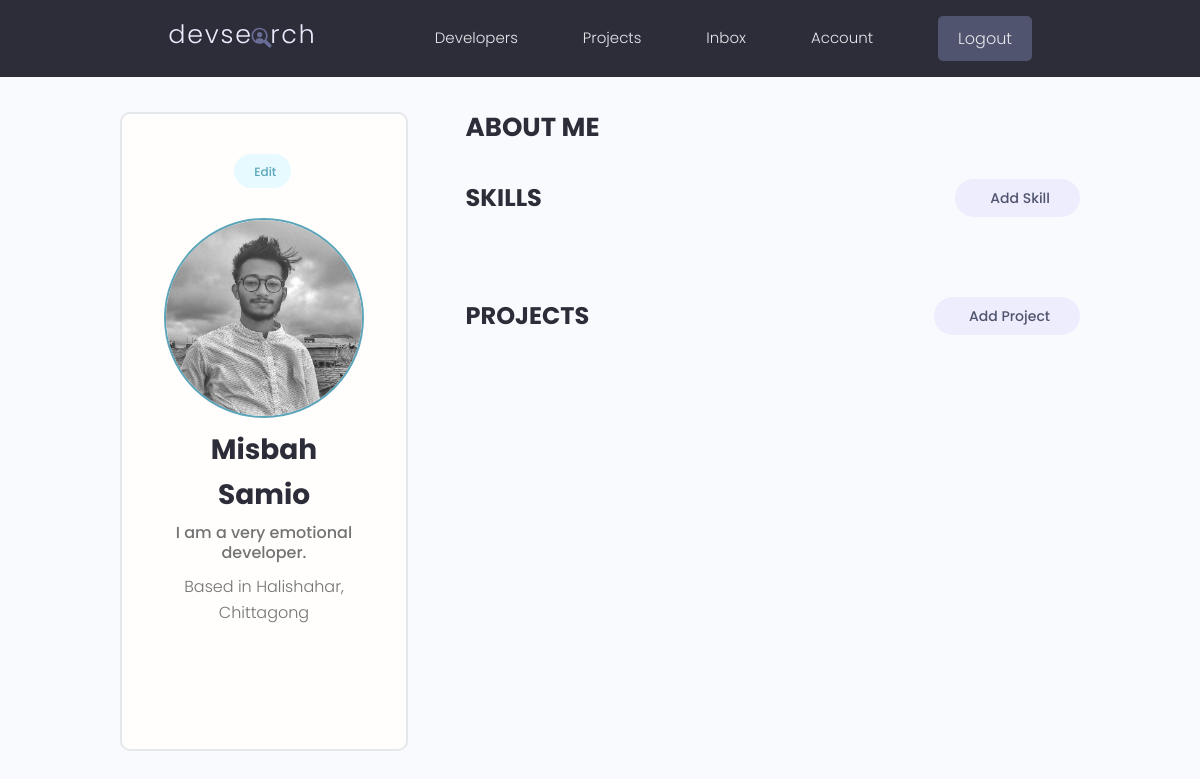
The app's page /account/ (signed in), older data.
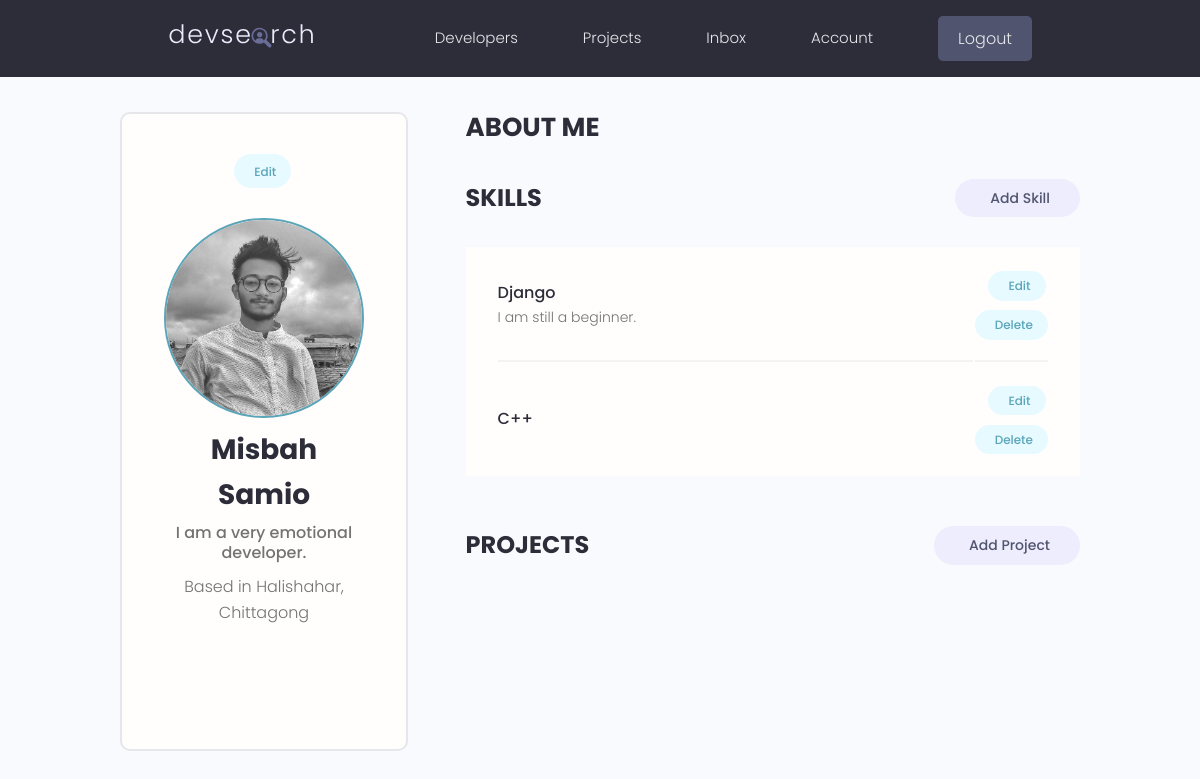
The same page, newer data.
### users/models.py (models this page shows, shortened)
class Skill(models.Model):
    owner = models.ForeignKey(Profile, on_delete=models.CASCADE, null=True, blank=True)
    name = models.CharField(max_length=200, blank=True, null=True)
    description = models.TextField(null=True, blank=True)
    created = models.DateTimeField(auto_now_add=True)
    id = models.UUIDField(default=uuid.uuid4, unique=True, primary_key=True, editable=False)

### users/views.py (the view)
# urls.py: path('account/', views.userAccount, name="account"),
@login_required(login_url='login')
def userAccount(request):
    profile = request.user.profile
    skills = profile.skill_set.all()
    projects = profile.project_set.all()
    context = {'profile' : profile, 'skills' : skills, 'projects' : projects}
    return render(request, 'users/account.html', context)

### users/templates/users/account.html (shortened to what this page needs)
{% extends 'main.html' %}
{% block content%}
<main class="settingsPage profile my-md">
  <div class="container">
    <div class="layout">
      <div class="column column--1of3">
        <div class="card text-center">
          <div class="card__body dev">
            <a class="tag tag--pill tag--main settings__btn" href="{% url 'edit-account' %}"> Edit</a>
            <img class="avatar avatar--xl dev__avatar" src="{{ profile.profile_image.url }}" />
            <h2 class="dev__name">{{ profile.name }}</h2>
            <p class="dev__title">{{ profile.short_intro }}</p>
            <p class="dev__location">Based in {{ profile.location }}</p>
            <ul class="dev__social">
            </ul>
          </div>
        </div>
      </div>
      <div class="column column--2of3">
        <div class="devInfo">
          <h3 class="devInfo__title">About Me</h3>
        </div>
        <div class="settings">
          <h3 class="settings__title">Skills</h3>
          <a class="tag tag--pill tag--sub settings__btn tag--lg" href="{% url 'create-skill' %}"> Add Skill</a>
        </div>
        <table class="settings__table">
          {% for skill in skills %}
          <tr>
            <td class="settings__tableInfo">
              <h4>{{skill.name}}</h4>
              <p>
                {{skill.description}}
              </p>
            </td>
            <td class="settings__tableActions">
              <a class="tag tag--pill tag--main settings__btn" href="#"> Edit</a>
              <a class="tag tag--pill tag--main settings__btn" href="#">
                Delete</a>
            </td>
          </tr>
          {% endfor %}
        </table>
        <div class="settings">
          <h3 class="settings__title">Projects</h3>
          <a class="tag tag--pill tag--sub settings__btn tag--lg" href="{% url 'create-project' %}"> Add Project</a>
        </div>
      </div>
    </div>
  </div>
</main>
{% endblock %}

Row changes from the older to the newer data that the page shows:
added Skill: name "Django", description "I am still a beginner."
added Skill: name "C++"
